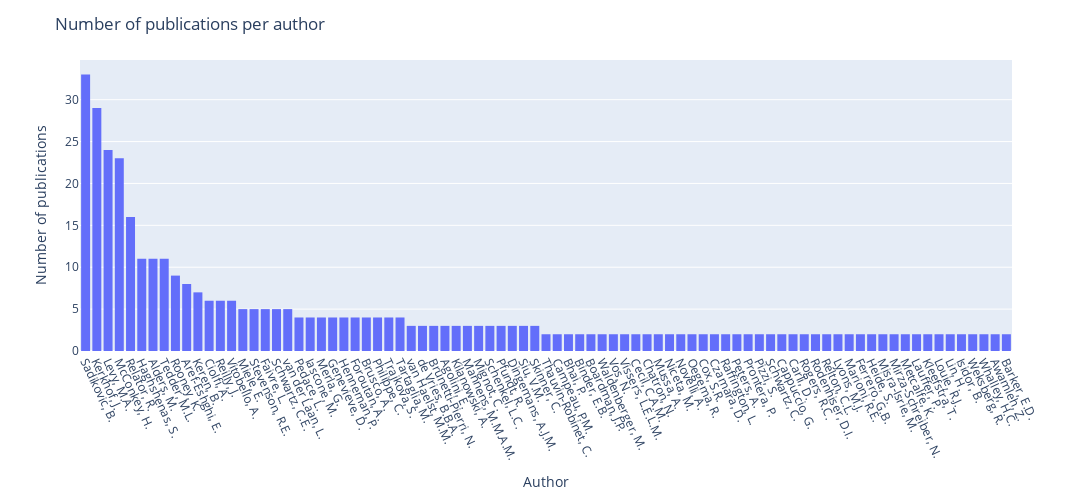

The cell this chart's notebook holds for it:
### Code cell
import networkx as nx
edges_df = nx.to_pandas_edgelist(G)

# Display the DataFrame
edges_df = edges_df.loc[edges_df.source.str.startswith('Author'), ]

pub_count = edges_df.value_counts('source')
print(len(pub_count), 'unique authors')

# Reduce to only those with more than one publication
pub_count_filtered = pub_count[pub_count > 1].reset_index(drop=False)

pub_count_filtered['Author'] = pub_count_filtered.source.apply(lambda x: x.split('/')[-1])

import plotly.express as px

fig = px.histogram(pub_count_filtered, x="Author", y='count')

fig.update_layout(
    title='Number of publications per author',
    width=1300,
    height=500,
    xaxis_title='Author',
    yaxis_title='Number of publications',
    showlegend=False
)
fig.update_xaxes(tickangle=65, tickmode='linear')

fig.show()

### Figure 1 — Plotly figure (JSON) as saved in the notebook; plotly's stock layout.template omitted (floating-point values rounded to 4 significant figures)
{"data": [{"alignmentgroup": "True", "bingroup": "x", "histfunc": "sum", "hovertemplate": "Author=%{x}<br>sum of count=%{y}<extra></extra>", "legendgroup": "", "marker": {"color": "#636efa", "pattern": {"shape": ""}}, "name": "", "offsetgroup": "", "orientation": "v", "showlegend": false, "type": "histogram", "x": ["Sadikovic, B.", "Kerkhof, J.", "Levy, M.A.", "McConkey, H.", "Relator, R.", "Haghshenas, S.", "Alders, M.", "Tedder, M.L.", "Rooney, K.", "Aref-Eshghi, E.", "Keren, B.", "Ciolfi, A.", "Reilly, J.", "Vitobello, A.", "Miele, E.", "Stevenson, R.E.", "Faivre, L.", "Schwartz, C.E.", "van der Laan, L.", "Pedace, L.", "Iascone, M.", "Merla, G.", "Genevieve, D.", "Henneman, P.", "Foroutan, A.", "Brusco, A.", "Philippe, C.", "Trajkova, S.", "Tartaglia, M.", "van Haelst, M.M.", "de Vries, B.B.A.", "Brunetti-Pierri, N.", "Agolini, E.", "Kilanowski, A.", "Mannens, M.M.A.M.", "Mignot, C.", "Schenkel, L.C.", "Pfundt, R.", "Dingemans, A.J.M.", "Siu, V.M.", "Skinner, C.", "Thauvin-Robinet, C.", "Campeau, P.M.", "Bhai, P.", "Binder, E.B.", "Boardman, J.P.", "Waldenberger, M.", "Vos, N.", "Vissers, L.E.L.M.", "Cecil, C.A.M.", "Chatron, N.", "Mussa, A.", "Niceta, M.", "Novelli, A.", "Oegema, R.", "Cox, S.R.", "Czamara, D.", "Raffington, L.", "Peters, A.", "Prontera, P.", "Pizzi, S.", "Schwartz, C.", "Cappuccio, G.", "Carli, D.", "Rogers, R.C.", "Rodenhiser, D.I.", "Relton, C.L.", "Lyons, M.J.", "Marioni, R.E.", "Ferrero, G.B.", "Heide, S.", "Misra-Isrie, M.", "Mirza-Schreiber, N.", "Metcalfe, K.", "Lauffer, P.", "Kleefstra, T.", "Louie, R.J.", "Lin, H.", "Isidor, B.", "Weksberg, R.", "Whalley, H.C.", "Awamleh, Z.", "Barker, E.D."], "xaxis": "x", "y": [33, 29, 24, 23, 16, 11, 11, 11, 9, 8, 7, 6, 6, 6, 5, 5, 5, 5, 5, 4, 4, 4, 4, 4, 4, 4, 4, 4, 4, 3, 3, 3, 3, 3, 3, 3, 3, 3, 3, 3, 3, 2, 2, 2, 2, 2, 2, 2, 2, 2, 2, 2, 2, 2, 2, 2, 2, 2, 2, 2, 2, 2, 2, 2, 2, 2, 2, 2, 2, 2, 2, 2, 2, 2, 2, 2, 2, 2, 2, 2, 2, 2, 2], "yaxis": "y"}], "layout": {"barmode": "relative", "height": 500, "legend": {"tracegroupgap": 0}, "margin": {"t": 60}, "showlegend": false, "title": {"text": "Number of publications per author"}, "width": 1300, "xaxis": {"anchor": "y", "domain": [0, 1], "tickangle": 65, "tickmode": "linear", "title": {"text": "Author"}}, "yaxis": {"anchor": "x", "domain": [0, 1], "title": {"text": "Number of publications"}}}}
